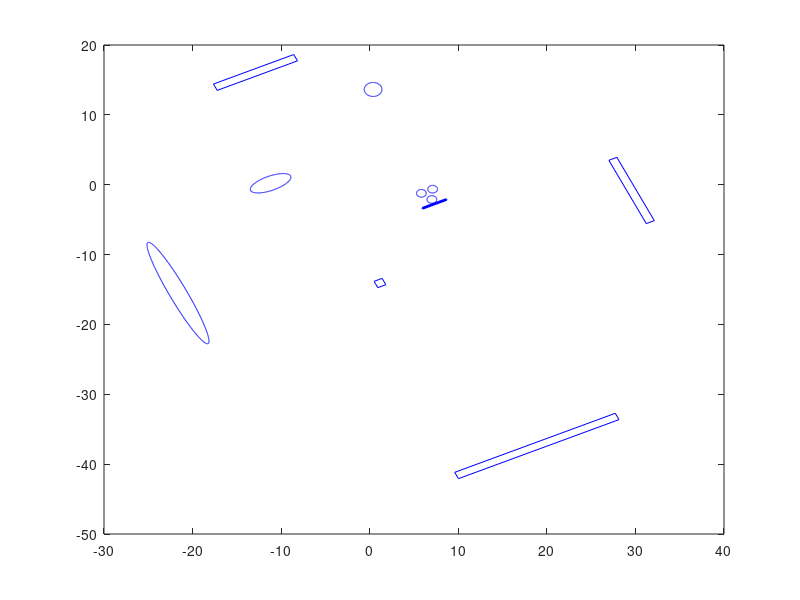

This chart was generated by the following MATLAB code:
close all
head = pi/4;
co = cos(head);
si = sin(head);
lat = 0;
long = 0;

square = [-.5, -.5; .5, -.5; .5, .5; -.5, .5; -.5, -.5];

cube = ones(5, 1).*[-0.20295, -12.06624] + [1 1].*square;
cube2 = ones(5, 1).*[31.14198, -12.06624] + [1 10].*square;
cube3 = ones(5, 1).*[5.99079, -40.69405] + [20, 1].*square;
cube4 = ones(5, 1).*[-0.20295, 21.19193] + [10, 1].*square;

% cube5 = ones(5, 1).*[10.16381, -3.10354] + [3, 3].*square;


t=-pi:0.01:pi;

ellipse1 = [10.80412, 13.37201] + [1*cos(t'), 1*sin(t')];
ellipse2 = [-5.35571, 6.09444] + [2.488*cos(t'), 1*sin(t')];
ellipse3 = [-21.47458, -3.72886] + [1*cos(t'), 8*sin(t')];

xt0 = [10.16381-.7, -3.10354+.7] + [0.55*cos(t'), 0.55*sin(t')];
xt1 = [10.16381+.7, -3.10354+.7] + [0.55*cos(t'), 0.55*sin(t')];
xt2 = [10.16381, -3.10354-.6] + [0.55*cos(t'), 0.55*sin(t')];
xt3 = ones(5, 1).*[10.16381, -4.4] + [3, 0.1].*square;

h = plot(cube(:, 1), cube(:, 2), 'b', cube2(:, 1), cube2(:, 2), 'b', ...
    cube3(:, 1), cube3(:, 2), 'b', cube4(:, 1), cube4(:, 2), 'b', ...
    ellipse1(:, 1), ellipse1(:, 2), 'b', ellipse2(:, 1), ellipse2(:, 2), 'b', ...
    ellipse3(:, 1), ellipse3(:, 2), 'b', ...
    xt0(:, 1), xt0(:, 2), 'b', xt1(:, 1), xt1(:, 2), 'b', ...
    xt2(:, 1), xt2(:, 2), 'b', xt3(:, 1), xt3(:, 2), 'b', 'Linewidth', 1.5)
rotate(h, [0 0 1], 25)